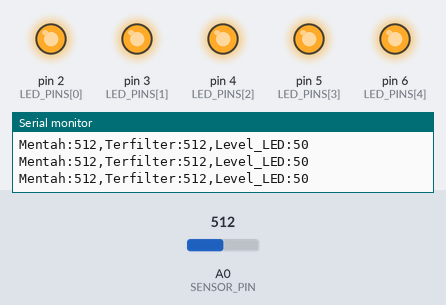
This sketch was run on a simulated Arduino Uno, built with avr-gcc and run on an emulated ATmega328P. Parts: output pins drawn as LEDs (lit = HIGH), the last lines printed to the serial monitor. Inputs (shaded band) come from the test bench; at power-on: A0 (SENSOR_PIN) = 512.

Above: at 1.2 s.
1.3 s: A0 (SENSOR_PIN) set to 53
3.1 s: A0 (SENSOR_PIN) set to 46
At 4.1 s:
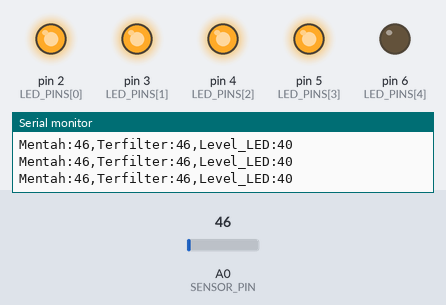
4.6 s: A0 (SENSOR_PIN) set to 0
At 5.1 s:
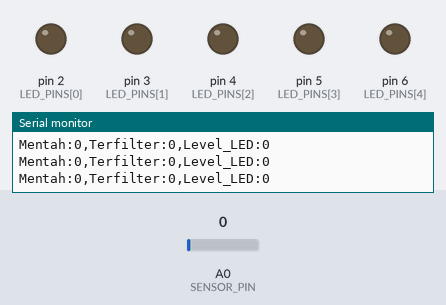
6.3 s: A0 (SENSOR_PIN) set to 5
7.8 s: A0 (SENSOR_PIN) set to 8
At 8.9 s:
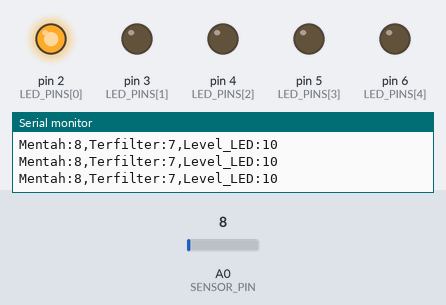
9.3 s: A0 (SENSOR_PIN) set to 122
At 10.1 s:
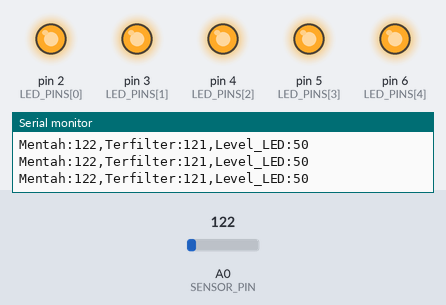
Timing chart, 0 to 11.8 s (numbered marks = the images above; inputs shaded):
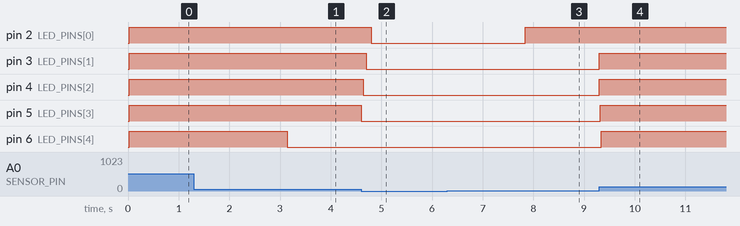

Measured:
- the behaviour switches between 50 and 49 on A0 (SENSOR_PIN) (found by bisection; images 0 and 1)
- the behaviour switches between 6 and 7 on A0 (SENSOR_PIN) (found by bisection; images 2 and 3)
- after the input at 3.1 s, pin 6 (LED_PINS[4]): HIGH → LOW at once
- after the input at 4.6 s, pin 2 (LED_PINS[0]): HIGH → LOW after 0.20 s; pin 3 (LED_PINS[1]): HIGH → LOW after 0.10 s; pin 4 (LED_PINS[2]), pin 5 (LED_PINS[3]): HIGH → LOW at once
- after the input at 7.8 s, pin 2 (LED_PINS[0]): LOW → HIGH at once
- after the input at 9.3 s, pin 3 (LED_PINS[1]), pin 4 (LED_PINS[2]), pin 5 (LED_PINS[3]), pin 6 (LED_PINS[4]): LOW → HIGH at once

The sketch:

Flexiforce.ino
```cpp
/*
 * Proyek: FlexiForce A201 + TUR-AMP Drive Circuit + Bar LED Indikator
 * Pinout:
 * - Pin A0: Input Analog dari terminal 'OUT' modul TUR-AMP
 * - Pin D2 s/d D6: Anoda LED 1 s/d 5 (via resistor 220 Ohm ke GND)
 */

// Konfigurasi Pin
const int SENSOR_PIN = A0;
const int LED_PINS[] = {2, 3, 4, 5, 6};
const int NUM_LEDS = 5;

// ================= KALIBRASI BEBAN =================
// Sesuaikan dua angka ini berdasarkan hasil bacaan Serial Monitor Anda
const int ADC_MIN = 5;   // Nilai ADC saat sensor TIDAK ditekan (Offset/Deadband)
const int ADC_MAX = 50;  // Nilai ADC saat ditekan MAKSIMAL (sebelum jenuh)

// Parameter Filter (Exponential Moving Average)
float filteredValue = 0.0;
const float ALPHA = 0.18; // Faktor respons filter (0.1 = sangat halus, 0.4 = sangat responsif)

// Variabel Waktu Non-Blocking (Pengganti delay)
unsigned long previousMillis = 0;
const unsigned long SAMPLE_INTERVAL_MS = 20; // Sampling rate 50 Hz (tiap 20 ms)

void setup() {
  // Gunakan baud rate cepat agar transfer data serial tidak menghambat CPU
  Serial.begin(115200);

  // Inisialisasi pin LED sebagai output
  for (int i = 0; i < NUM_LEDS; i++) {
    pinMode(LED_PINS[i], OUTPUT);
    digitalWrite(LED_PINS[i], LOW);
  }

  // Inisialisasi awal nilai filter
  filteredValue = analogRead(SENSOR_PIN);
}

void loop() {
  unsigned long currentMillis = millis();

  // Eksekusi setiap 20 milidetik (non-blocking)
  if (currentMillis - previousMillis >= SAMPLE_INTERVAL_MS) {
    previousMillis = currentMillis;

    // 1. Baca data analog mentah
    int rawADC = analogRead(SENSOR_PIN);

    // 2. Filter sinyal untuk meredam noise listrik dan fluktuasi mekanis
    filteredValue = (ALPHA * rawADC) + ((1.0 - ALPHA) * filteredValue);

    // 3. Batasi dan petakan data ke rentang kalibrasi yang valid
    int clampedValue = constrain((int)filteredValue, ADC_MIN, ADC_MAX);

    // 4. Konversi nilai ke jumlah level LED yang harus menyala (0 sampai 5)
    int activeLeds = 0;
    if (clampedValue > ADC_MIN) {
      activeLeds = map(clampedValue, ADC_MIN, ADC_MAX, 1, NUM_LEDS);
    }

    // 5. Perbarui status fisik pin LED
    for (int i = 0; i < NUM_LEDS; i++) {
      digitalWrite(LED_PINS[i], i < activeLeds ? HIGH : LOW);
    }

    // 6. Format telemetri untuk Arduino Serial Plotter (Tools > Serial Plotter)
    Serial.print("Mentah:");
    Serial.print(rawADC);
    Serial.print(",");
    Serial.print("Terfilter:");
    Serial.print((int)filteredValue);
    Serial.print(",");
    Serial.print("Level_LED:");
    Serial.println(activeLeds * (ADC_MAX / NUM_LEDS));
  }
}
```
